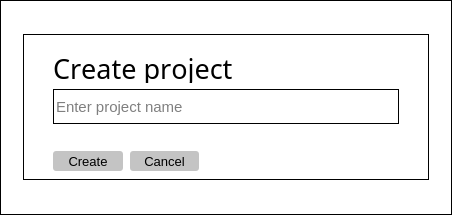
<?xml version="1.0" encoding="UTF-8"?>
<ui version="4.0">
 <class>CreateProjectDialog</class>
 <widget class="QDialog" name="CreateProjectDialog">
  <property name="geometry">
   <rect>
    <x>0</x>
    <y>0</y>
    <width>452</width>
    <height>215</height>
   </rect>
  </property>
  <property name="font">
   <font>
    <weight>50</weight>
    <bold>false</bold>
   </font>
  </property>
  <property name="windowTitle">
   <string>Dialog</string>
  </property>
  <property name="styleSheet">
   <string notr="true">background-color: rgb(255, 255, 255); 
border: 1px solid black;
</string>
  </property>
  <layout class="QHBoxLayout" name="horizontalLayout_2">
   <item>
    <spacer name="horizontalSpacer_3">
     <property name="orientation">
      <enum>Qt::Horizontal</enum>
     </property>
     <property name="sizeHint" stdset="0">
      <size>
       <width>2</width>
       <height>20</height>
      </size>
     </property>
    </spacer>
   </item>
   <item>
    <widget class="QWidget" name="widget" native="true">
     <property name="sizePolicy">
      <sizepolicy hsizetype="Fixed" vsizetype="Fixed">
       <horstretch>0</horstretch>
       <verstretch>0</verstretch>
      </sizepolicy>
     </property>
     <layout class="QVBoxLayout" name="verticalLayout">
      <property name="leftMargin">
       <number>30</number>
      </property>
      <property name="topMargin">
       <number>19</number>
      </property>
      <property name="rightMargin">
       <number>30</number>
      </property>
      <item>
       <widget class="QLabel" name="label">
        <property name="maximumSize">
         <size>
          <width>16777215</width>
          <height>30</height>
         </size>
        </property>
        <property name="font">
         <font>
          <family>Berlin Sans FB</family>
          <pointsize>20</pointsize>
          <weight>50</weight>
          <bold>false</bold>
          <stylestrategy>PreferAntialias</stylestrategy>
          <kerning>false</kerning>
         </font>
        </property>
        <property name="styleSheet">
         <string notr="true">border: none;</string>
        </property>
        <property name="frameShadow">
         <enum>QFrame::Plain</enum>
        </property>
        <property name="text">
         <string>Create project</string>
        </property>
       </widget>
      </item>
      <item>
       <widget class="QLineEdit" name="projectName">
        <property name="sizePolicy">
         <sizepolicy hsizetype="Expanding" vsizetype="Expanding">
          <horstretch>0</horstretch>
          <verstretch>0</verstretch>
         </sizepolicy>
        </property>
        <property name="minimumSize">
         <size>
          <width>346</width>
          <height>35</height>
         </size>
        </property>
        <property name="maximumSize">
         <size>
          <width>346</width>
          <height>35</height>
         </size>
        </property>
        <property name="baseSize">
         <size>
          <width>0</width>
          <height>0</height>
         </size>
        </property>
        <property name="font">
         <font>
          <pointsize>11</pointsize>
         </font>
        </property>
        <property name="styleSheet">
         <string notr="true"> border: 1px solid black;
border-radius: 0px;</string>
        </property>
        <property name="placeholderText">
         <string>Enter project name</string>
        </property>
       </widget>
      </item>
      <item>
       <layout class="QHBoxLayout" name="horizontalLayout">
        <property name="spacing">
         <number>7</number>
        </property>
        <property name="leftMargin">
         <number>0</number>
        </property>
        <property name="topMargin">
         <number>21</number>
        </property>
        <property name="bottomMargin">
         <number>0</number>
        </property>
        <item>
         <widget class="QPushButton" name="createBtn">
          <property name="sizePolicy">
           <sizepolicy hsizetype="Maximum" vsizetype="Maximum">
            <horstretch>0</horstretch>
            <verstretch>0</verstretch>
           </sizepolicy>
          </property>
          <property name="maximumSize">
           <size>
            <width>73</width>
            <height>23</height>
           </size>
          </property>
          <property name="sizeIncrement">
           <size>
            <width>73</width>
            <height>0</height>
           </size>
          </property>
          <property name="baseSize">
           <size>
            <width>75</width>
            <height>0</height>
           </size>
          </property>
          <property name="font">
           <font>
            <pointsize>10</pointsize>
           </font>
          </property>
          <property name="layoutDirection">
           <enum>Qt::LeftToRight</enum>
          </property>
          <property name="styleSheet">
           <string notr="true">border: none;
background-color: rgb(196, 196, 196);
border-radius: 3px;</string>
          </property>
          <property name="text">
           <string>Create</string>
          </property>
          <property name="autoRepeat">
           <bool>false</bool>
          </property>
          <property name="flat">
           <bool>false</bool>
          </property>
         </widget>
        </item>
        <item>
         <widget class="QPushButton" name="cancelBtn">
          <property name="sizePolicy">
           <sizepolicy hsizetype="Fixed" vsizetype="Fixed">
            <horstretch>0</horstretch>
            <verstretch>0</verstretch>
           </sizepolicy>
          </property>
          <property name="maximumSize">
           <size>
            <width>73</width>
            <height>23</height>
           </size>
          </property>
          <property name="sizeIncrement">
           <size>
            <width>73</width>
            <height>0</height>
           </size>
          </property>
          <property name="baseSize">
           <size>
            <width>73</width>
            <height>0</height>
           </size>
          </property>
          <property name="font">
           <font>
            <pointsize>10</pointsize>
           </font>
          </property>
          <property name="styleSheet">
           <string notr="true">border: none;
background-color: rgb(196, 196, 196);
border-radius: 3px;</string>
          </property>
          <property name="text">
           <string>Cancel</string>
          </property>
         </widget>
        </item>
        <item>
         <spacer name="horizontalSpacer">
          <property name="orientation">
           <enum>Qt::Horizontal</enum>
          </property>
          <property name="sizeType">
           <enum>QSizePolicy::Fixed</enum>
          </property>
          <property name="sizeHint" stdset="0">
           <size>
            <width>200</width>
            <height>20</height>
           </size>
          </property>
         </spacer>
        </item>
       </layout>
      </item>
     </layout>
    </widget>
   </item>
   <item>
    <spacer name="horizontalSpacer_2">
     <property name="orientation">
      <enum>Qt::Horizontal</enum>
     </property>
     <property name="sizeHint" stdset="0">
      <size>
       <width>2</width>
       <height>20</height>
      </size>
     </property>
    </spacer>
   </item>
  </layout>
 </widget>
 <resources/>
 <connections/>
</ui>
